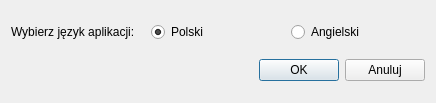
<?xml version="1.0" encoding="UTF-8"?>
<ui version="4.0">
 <class>ChangeLanguage</class>
 <widget class="QDialog" name="ChangeLanguage">
  <property name="geometry">
   <rect>
    <x>0</x>
    <y>0</y>
    <width>436</width>
    <height>103</height>
   </rect>
  </property>
  <property name="minimumSize">
   <size>
    <width>436</width>
    <height>103</height>
   </size>
  </property>
  <property name="maximumSize">
   <size>
    <width>436</width>
    <height>103</height>
   </size>
  </property>
  <property name="windowTitle">
   <string>Zmień język</string>
  </property>
  <property name="windowIcon">
   <iconset resource="resource.qrc">
    <normaloff>:/icons/flags/icons/flags/Acidrums4-Betelgeuse-Categories-applications-education-language.ico</normaloff>:/icons/flags/icons/flags/Acidrums4-Betelgeuse-Categories-applications-education-language.ico</iconset>
  </property>
  <property name="toolTip">
   <string>Zmienia język</string>
  </property>
  <layout class="QVBoxLayout" name="verticalLayout">
   <item>
    <layout class="QHBoxLayout" name="horizontalLayout">
     <item>
      <widget class="QLabel" name="label">
       <property name="text">
        <string>Wybierz język aplikacji:</string>
       </property>
      </widget>
     </item>
     <item>
      <widget class="QRadioButton" name="polish">
       <property name="text">
        <string>Polski</string>
       </property>
       <property name="icon">
        <iconset resource="resource.qrc">
         <normaloff>:/icons/flags/icons/flags/Gosquared-Flag-Poland.ico</normaloff>:/icons/flags/icons/flags/Gosquared-Flag-Poland.ico</iconset>
       </property>
       <property name="iconSize">
        <size>
         <width>48</width>
         <height>48</height>
        </size>
       </property>
       <property name="checked">
        <bool>true</bool>
       </property>
       <attribute name="buttonGroup">
        <string notr="true">buttonGroup</string>
       </attribute>
      </widget>
     </item>
     <item>
      <widget class="QRadioButton" name="english">
       <property name="text">
        <string>Angielski</string>
       </property>
       <property name="icon">
        <iconset resource="resource.qrc">
         <normaloff>:/icons/flags/icons/flags/Gosquared-Flag-United-Kingdom.ico</normaloff>:/icons/flags/icons/flags/Gosquared-Flag-United-Kingdom.ico</iconset>
       </property>
       <property name="iconSize">
        <size>
         <width>48</width>
         <height>48</height>
        </size>
       </property>
       <attribute name="buttonGroup">
        <string notr="true">buttonGroup</string>
       </attribute>
      </widget>
     </item>
    </layout>
   </item>
   <item>
    <layout class="QHBoxLayout" name="horizontalLayout_2">
     <item>
      <spacer name="horizontalSpacer">
       <property name="orientation">
        <enum>Qt::Horizontal</enum>
       </property>
       <property name="sizeHint" stdset="0">
        <size>
         <width>40</width>
         <height>20</height>
        </size>
       </property>
      </spacer>
     </item>
     <item>
      <widget class="QPushButton" name="okButton">
       <property name="text">
        <string>OK</string>
       </property>
      </widget>
     </item>
     <item>
      <widget class="QPushButton" name="cancelButton">
       <property name="text">
        <string>Anuluj</string>
       </property>
      </widget>
     </item>
    </layout>
   </item>
  </layout>
 </widget>
 <resources>
  <include location="resource.qrc"/>
 </resources>
 <connections/>
 <buttongroups>
  <buttongroup name="buttonGroup"/>
 </buttongroups>
</ui>
